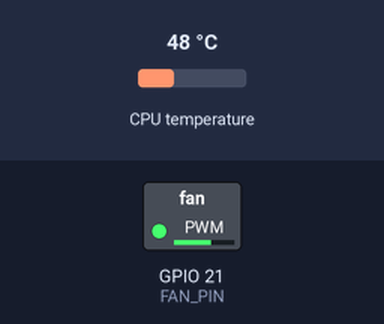
Simulated run of this program. Board: Raspberry Pi (BCM pin numbers). Shown: switched loads named in the program (green lamp = pin HIGH). The test bench sets the inputs (shaded band); at power-on: CPU temperature 48 °C.

Above: at 1.2 s.
1.3 s: CPU temperature set to 58 °C
At 2.5 s:
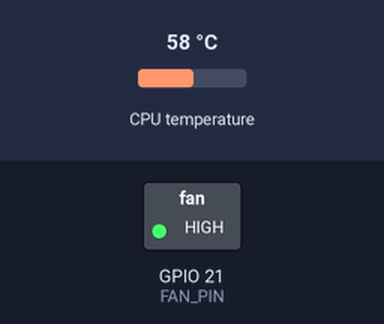
Timing chart, 0 to 4.3 s (numbered marks = the images above; inputs shaded):
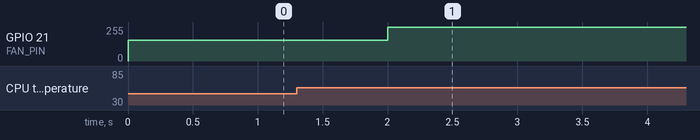

The program:

fanctl.py
```python
#!/usr/bin/python


import RPi.GPIO as GPIO
import time
import sys


FAN_PIN = 21            # BCM pin used to drive transistor's base
WAIT_TIME = 1           # [s] Time to wait between each refresh
FAN_MIN = 55            # [%] Fan minimum speed.
PWM_FREQ = 25           # [Hz] Change this value if fan has strange behavior


tempSteps = [45,50, 52, 56]
speedSteps = [55, 65, 75, 100]
#speedSteps = [100, 100, 100, 100]

hyst = 1

GPIO.setmode(GPIO.BCM)
GPIO.setup(FAN_PIN, GPIO.OUT, initial=GPIO.LOW)
fan=GPIO.PWM(FAN_PIN,PWM_FREQ)
fan.start(0);


i = 0
cpuTempOld=0
fanSpeedOld=0


if(len(speedSteps) != len(tempSteps)):
    print("Numbers of temp steps and speed steps are different")
    exit(0)

try:
    while (1):

        cpuTempFile=open("/sys/class/thermal/thermal_zone0/temp","r")
        cpuTemp=float(cpuTempFile.read())/1000
        cpuTempFile.close()


        if(abs(cpuTemp-cpuTempOld > hyst)):


            if(cpuTemp < tempSteps[0]):
               fanSpeed = speedSteps[0]


            elif(cpuTemp >= tempSteps[len(tempSteps)-1]):
               fanSpeed = speedSteps[len(tempSteps)-1]

            else:
                for i in range(0,len(tempSteps)-1):
                    if((cpuTemp >= tempSteps[i]) and (cpuTemp < tempSteps[i+1])):
                        fanSpeed = round((speedSteps[i+1]-speedSteps[i])\
                                   /(tempSteps[i+1]-tempSteps[i])\
                                   *(cpuTemp-tempSteps[i])\
                                   +speedSteps[i],1)

            if((fanSpeed != fanSpeedOld) ):
                if((fanSpeed != fanSpeedOld)\
                   and ((fanSpeed >= FAN_MIN) or (fanSpeed == 0))):
                    fan.ChangeDutyCycle(fanSpeed)
                    fanSpeedOld = fanSpeed


        time.sleep(WAIT_TIME)


except(KeyboardInterrupt):
    print("Fan ctrl interrupted by keyboard")
    GPIO.cleanup()
    sys.exit()
```

Measured:
- after the input at 1.3 s, GPIO 21 (FAN_PIN): 156/255 → 255/255 after 0.70 s
